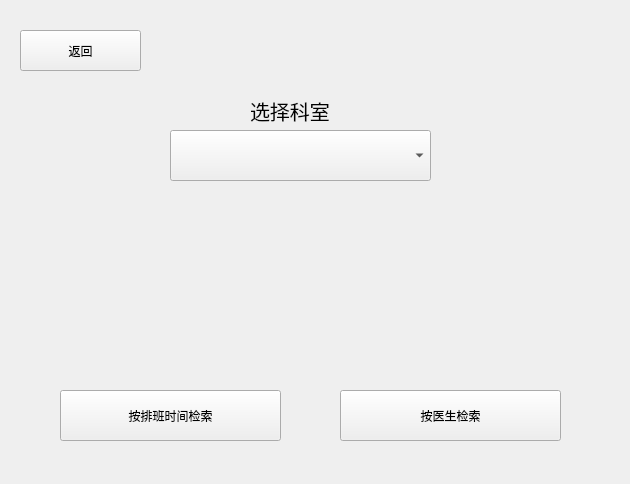
<?xml version="1.0" encoding="UTF-8"?>
<ui version="4.0">
 <class>department_choose</class>
 <widget class="QWidget" name="department_choose">
  <property name="geometry">
   <rect>
    <x>0</x>
    <y>0</y>
    <width>630</width>
    <height>484</height>
   </rect>
  </property>
  <property name="windowTitle">
   <string>Form</string>
  </property>
  <widget class="QComboBox" name="combo_d_choose">
   <property name="geometry">
    <rect>
     <x>170</x>
     <y>130</y>
     <width>261</width>
     <height>51</height>
    </rect>
   </property>
  </widget>
  <widget class="QLabel" name="label_d_choose">
   <property name="geometry">
    <rect>
     <x>250</x>
     <y>70</y>
     <width>201</width>
     <height>81</height>
    </rect>
   </property>
   <property name="font">
    <font>
     <pointsize>15</pointsize>
    </font>
   </property>
   <property name="text">
    <string>选择科室</string>
   </property>
  </widget>
  <widget class="QPushButton" name="department_choose_return">
   <property name="geometry">
    <rect>
     <x>20</x>
     <y>30</y>
     <width>121</width>
     <height>41</height>
    </rect>
   </property>
   <property name="text">
    <string>返回</string>
   </property>
  </widget>
  <widget class="QPushButton" name="department_choose_sure">
   <property name="geometry">
    <rect>
     <x>60</x>
     <y>390</y>
     <width>221</width>
     <height>51</height>
    </rect>
   </property>
   <property name="text">
    <string>按排班时间检索</string>
   </property>
  </widget>
  <widget class="QPushButton" name="department_choose_sure_2">
   <property name="geometry">
    <rect>
     <x>340</x>
     <y>390</y>
     <width>221</width>
     <height>51</height>
    </rect>
   </property>
   <property name="text">
    <string>按医生检索</string>
   </property>
  </widget>
 </widget>
 <resources/>
 <connections/>
</ui>
